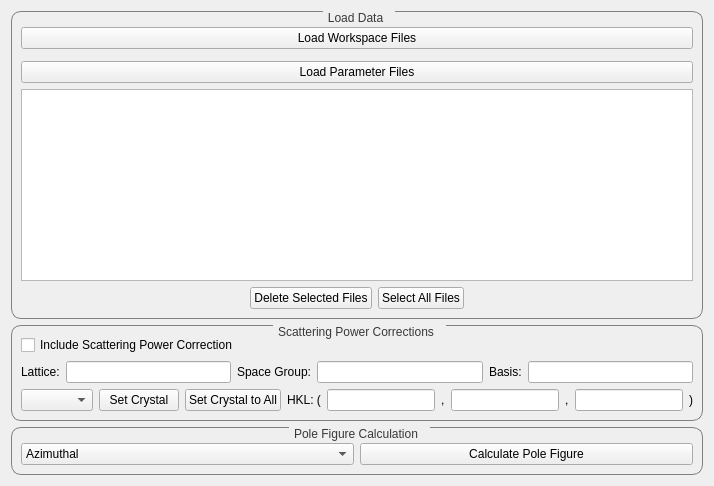
<?xml version="1.0" encoding="UTF-8"?>
<ui version="4.0">
 <class>CorrectionTab</class>
 <widget class="QWidget" name="TextureTab">
    <property name="styleSheet">
   <string notr="true">QGroupBox {
border: 1px solid grey;border-radius: 10px;margin-top: 1ex; margin-right: 0ex
}
QGroupBox:title {
                           subcontrol-origin: margin;
                           padding: 0 3px;
                           subcontrol-position: top center;
                           padding-top: 0px;
                          padding-bottom: 0px;
                           padding-right: 10px;
                            color: rgb(56, 56, 56)
}</string>
  </property>
  <layout class="QVBoxLayout" name="verticalLayout">

   <!-- Load Data Section -->
   <item>
    <widget class="QGroupBox" name="groupBox_loadData">
     <property name="title">
      <string>Load Data</string>
     </property>
     <layout class="QVBoxLayout" name="verticalLayout_load">
      <item>
       <widget class="FileFinderWidget" name="finder_texture_ws" native="true"/>
      </item>
        <item>
   <widget class="QPushButton" name="btn_loadWSFiles">
    <property name="text">
     <string>Load Workspace Files</string>
    </property>
   </widget>
  </item>
         <item>
       <widget class="FileFinderWidget" name="finder_texture_tables" native="true"/>
      </item>
        <item>
   <widget class="QPushButton" name="btn_loadParamFiles">
    <property name="text">
     <string>Load Parameter Files</string>
    </property>
   </widget>
  </item>
      <item>
       <widget class="QTableWidget" name="table_loaded_data"/>
      </item>
      <item>
 <layout class="QHBoxLayout" name="horizontalLayout_tableButtons">
  <item>
   <spacer name="spacer_left">
    <property name="orientation">
     <enum>Qt::Horizontal</enum>
    </property>
    <property name="sizeHint" stdset="0">
     <size>
      <width>40</width>
      <height>20</height>
     </size>
    </property>
   </spacer>
  </item>
    <item>
   <widget class="QPushButton" name="btn_deleteSelected">
    <property name="text">
     <string>Delete Selected Files</string>
    </property>
   </widget>
  </item>
  <item>
   <widget class="QPushButton" name="btn_selectAll">
    <property name="text">
     <string>Select All Files</string>
    </property>
   </widget>
  </item>
  <item>
   <spacer name="spacer_right">
    <property name="orientation">
     <enum>Qt::Horizontal</enum>
    </property>
    <property name="sizeHint" stdset="0">
     <size>
      <width>40</width>
      <height>20</height>
     </size>
    </property>
   </spacer>
  </item>
 </layout>
</item>
     </layout>
    </widget>
   </item>
 <!-- Scattering Power Section -->
 <item>
 <widget class="QGroupBox" name="groupBox_sample">
  <property name="title">
   <string>Scattering Power Corrections</string>
  </property>
  <layout class="QVBoxLayout" name="verticalLayout_sample">
      <item>
       <widget class="QCheckBox" name="check_scatt">
        <property name="text">
         <string>Include Scattering Power Correction</string>
        </property>
       </widget>
      </item>
      <!-- Crystal Structure Info -->
      <item>
  <layout class="QHBoxLayout" name="latticeInfoLayout">
    <item>
      <widget class="QLabel" name="label_lattice">
        <property name="text">
          <string>Lattice:</string>
        </property>
      </widget>
    </item>
    <item>
      <widget class="QLineEdit" name="lattice_lineedit"/>
    </item>
    <item>
      <widget class="QLabel" name="label_spacegroup">
        <property name="text">
          <string>Space Group:</string>
        </property>
      </widget>
    </item>
    <item>
      <widget class="QLineEdit" name="spacegroup_lineedit"/>
    </item>
    <item>
      <widget class="QLabel" name="label_basis">
        <property name="text">
          <string>Basis:</string>
        </property>
      </widget>
    </item>
    <item>
      <widget class="QLineEdit" name="basis_lineedit"/>
    </item>
  </layout>
</item>

   <!-- Crystal Buttons Row -->
   <item>
    <layout class="QHBoxLayout" name="transferSampleLayout">
     <item>
  <widget class="QComboBox" name="combo_workspaceList">
    <property name="sizePolicy">
      <sizepolicy hsizetype="Expanding" vsizetype="Preferred">
        <horstretch>1</horstretch>
        <verstretch>0</verstretch>
      </sizepolicy>
    </property>
  </widget>
</item>

        <item>
    <widget class="QPushButton" name="btn_setCrystal">
     <property name="text">
      <string>Set Crystal</string>
     </property>
    </widget>
   </item>
   <item>
    <widget class="QPushButton" name="btn_setAllCrystal">
     <property name="text">
      <string>Set Crystal to All</string>
     </property>
    </widget>
   </item>
<item>
  <widget class="QLabel" name="label_hkl">
    <property name="text">
      <string>HKL: (</string>
    </property>
  </widget>
</item>
<item>
  <widget class="QLineEdit" name="h_lineedit">
    <property name="maximumWidth">
      <number>30</number>
    </property>
    <property name="sizePolicy">
      <sizepolicy hsizetype="Fixed" vsizetype="Preferred">
        <horstretch>0</horstretch>
        <verstretch>0</verstretch>
      </sizepolicy>
    </property>
  </widget>
</item>
        <item>
  <widget class="QLabel" name="label_comma1">
    <property name="text">
      <string>,</string>
    </property>
  </widget>
</item>
<item>
  <widget class="QLineEdit" name="k_lineedit">
    <property name="maximumWidth">
      <number>30</number>
    </property>
    <property name="sizePolicy">
      <sizepolicy hsizetype="Fixed" vsizetype="Preferred">
        <horstretch>0</horstretch>
        <verstretch>0</verstretch>
      </sizepolicy>
    </property>
  </widget>
</item>
                <item>
  <widget class="QLabel" name="label_comma2">
    <property name="text">
      <string>,</string>
    </property>
  </widget>
</item>
<item>
  <widget class="QLineEdit" name="l_lineedit">
    <property name="maximumWidth">
      <number>30</number>
    </property>
    <property name="sizePolicy">
      <sizepolicy hsizetype="Fixed" vsizetype="Preferred">
        <horstretch>0</horstretch>
        <verstretch>0</verstretch>
      </sizepolicy>
    </property>
  </widget>
</item>
                <item>
  <widget class="QLabel" name="label_bracket">
    <property name="text">
      <string>)</string>
    </property>
  </widget>
</item>

    </layout>
   </item>
  </layout>
 </widget>
</item>

   <!-- Pole Figure Calculation Section -->
 <item>
  <widget class="QGroupBox" name="groupBox_absorption">
    <property name="title">
      <string>Pole Figure Calculation</string>
    </property>
    <layout class="QVBoxLayout">

      <!-- Matplotlib Canvas Placeholder -->
      <item>
        <widget class="QWidget" name="plot_canvas" native="true"/>
      </item>

      <!-- Combo box and button on same row -->
      <item>
        <layout class="QHBoxLayout" name="hozLayout_proj">
          <item>
            <widget class="QComboBox" name="combo_projMethod">
              <item>
                <property name="text">
                  <string>Azimuthal</string>
                </property>
              </item>
              <item>
                <property name="text">
                  <string>Stereographic</string>
                </property>
              </item>
            </widget>
          </item>
          <item>
            <widget class="QPushButton" name="btn_calc_pf">
              <property name="text">
                <string>Calculate Pole Figure</string>
              </property>
            </widget>
          </item>
        </layout>
      </item>

    </layout>
  </widget>
</item>


  </layout>
 </widget>
 <customwidgets>
  <customwidget>
   <class>FileFinderWidget</class>
   <extends>QWidget</extends>
   <header>mantidqt.widgets.filefinderwidget</header>
   <container>1</container>
  </customwidget>
 </customwidgets>
 <resources/>
 <connections/>
</ui>
